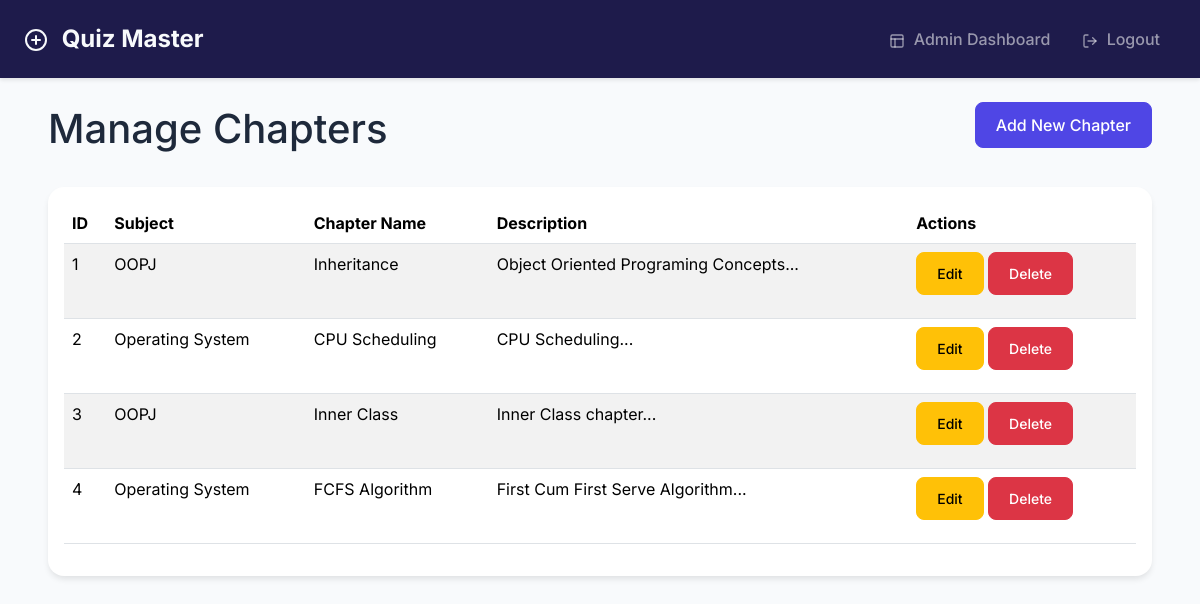
The app's page /admin/chapters (signed in), older data.
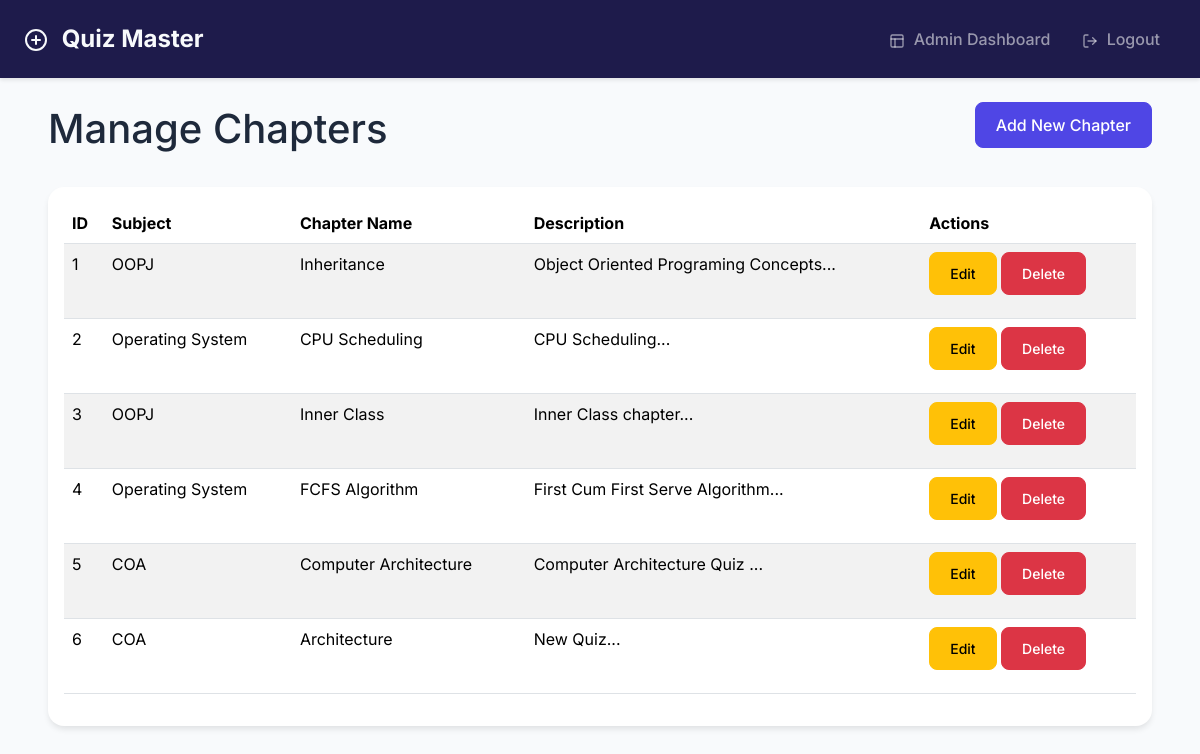
The same page, newer data.
### models/models.py (models this page shows)
class Chapter(db.Model):
    id = db.Column(db.Integer, primary_key=True)
    name = db.Column(db.String(100), nullable=False)
    description = db.Column(db.Text)
    subject_id = db.Column(db.Integer, db.ForeignKey('subject.id'), nullable=False)
    quizzes = db.relationship('Quiz', backref='chapter', cascade='all, delete-orphan', lazy=True)

class Subject(db.Model):
    id = db.Column(db.Integer, primary_key=True)
    name = db.Column(db.String(100), nullable=False)
    description = db.Column(db.Text)
    chapters = db.relationship('Chapter', backref='subject', cascade='all, delete-orphan', lazy=True)

### controllers/admin.py (the view, shortened to what this page needs)
@admin.route('/admin/chapters', methods=['GET', 'POST'])
@login_required
@admin_required
def manage_chapters():
    form = ChapterForm()
    form.subject_id.choices = [(s.id, s.name) for s in Subject.query.all()]
    chapters = Chapter.query.all()
    return render_template('admin/chapters.html', form=form, chapters=chapters)

### app.py (called while the page is built)
@login_manager.user_loader
def load_user(user_id):
    return User.query.get(int(user_id))

### controllers/admin.py (called while the page is built)
def admin_required(f):
    @wraps(f)
    def decorated_function(*args, **kwargs):
        if not current_user.is_authenticated or not current_user.is_admin:
            flash('Access denied.', 'danger')
            return redirect(url_for('auth.login'))
        return f(*args, **kwargs)
    return decorated_function

### templates/admin/chapters.html (shortened to what this page needs)
{% extends "base.html" %}
{% block content %}
<div class="container">
    <div class="d-flex justify-content-between align-items-center mb-4">
        <h1>Manage Chapters</h1>
        <button class="btn btn-primary" data-bs-toggle="modal" data-bs-target="#addChapterModal">
            Add New Chapter
        </button>
    </div>
    <div class="card">
        <div class="card-body">
            <div class="table-responsive">
                <table class="table table-striped">
                    <thead>
                        <tr>
                            <th>ID</th>
                            <th>Subject</th>
                            <th>Chapter Name</th>
                            <th>Description</th>
                            <th>Actions</th>
                        </tr>
                    </thead>
                    <tbody>
                        {% for chapter in chapters %}
                        <tr>
                            <td>{{ chapter.id }}</td>
                            <td>{{ chapter.subject.name }}</td>
                            <td>{{ chapter.name }}</td>
                            <td>{{ chapter.description[:100] }}...</td>
                            <td>
                                <a href="{{ url_for('admin.edit_chapter', id=chapter.id) }}"
                                   class="btn btn-sm btn-warning">Edit</a>
                                <a href="{{ url_for('admin.delete_chapter', id=chapter.id) }}"
                                   class="btn btn-sm btn-danger"
                                   onclick="return confirm('Are you sure you want to delete this chapter?')">Delete</a>
                            </td>
                        </tr>
                        {% endfor %}
                    </tbody>
                </table>
            </div>
        </div>
    </div>
</div>
{% endblock %}

### templates/base.html (shortened to what this page needs)
<!DOCTYPE html>
<html lang="en">
<head>
    <link href="https://cdn.jsdelivr.net/npm/bootstrap@5.3.2/dist/css/bootstrap.min.css" rel="stylesheet">
</head>
<body>
    <nav class="navbar navbar-expand-lg navbar-dark">
        <div class="container">
            <a class="navbar-brand" href="/">
                <svg class="me-2" width="24" height="24" viewBox="0 0 24 24" fill="none" stroke="currentColor" stroke-width="2" stroke-linecap="round" stroke-linejoin="round">
                    <path d="M12 22a10 10 0 1 0 0-20 10 10 0 0 0 0 20z"/>
                    <path d="M12 8v8"/>
                    <path d="M8 12h8"/>
                </svg>
                Quiz Master
            </a>
            <div class="collapse navbar-collapse" id="navbarNav">
                <ul class="navbar-nav ms-auto">
                    {% if current_user.is_authenticated %}
                        {% if current_user.is_admin %}
                            <li class="nav-item">
                                <a class="nav-link" href="{{ url_for('admin.dashboard') }}">
                                    <svg class="me-1" width="16" height="16" viewBox="0 0 24 24" fill="none" stroke="currentColor" stroke-width="2" stroke-linecap="round" stroke-linejoin="round">
                                        <rect x="3" y="3" width="18" height="18" rx="2"/>
                                        <path d="M3 9h18"/>
                                        <path d="M9 21V9"/>
                                    </svg>
                                    Admin Dashboard
                                </a>
                            </li>
                        {% endif %}
                        <li class="nav-item">
                            <a class="nav-link" href="{{ url_for('auth.logout') }}">
                                <svg class="me-1" width="16" height="16" viewBox="0 0 24 24" fill="none" stroke="currentColor" stroke-width="2" stroke-linecap="round" stroke-linejoin="round">
                                    <path d="M9 21H5a2 2 0 0 1-2-2V5a2 2 0 0 1 2-2h4"/>
                                    <polyline points="16 17 21 12 16 7"/>
                                    <line x1="21" y1="12" x2="9" y2="12"/>
                                </svg>
                                Logout
                            </a>
                        </li>
                    {% endif %}
                </ul>
            </div>
        </div>
    </nav>
    <div class="container mt-4">
        {% block content %}{% endblock %}
    </div>
</body>
</html>

### templates/base.html (style rules this page uses)
:root { --primary-color: #4f46e5; --secondary-color: #6366f1; --dark-color: #1e1b4b; --light-color: #f8fafc; }
body { font-family: 'Inter', sans-serif; background-color: #f8fafc; color: #1e293b; }
.navbar { background-color: var(--dark-color) !important; box-shadow: 0 2px 4px rgba(0,0,0,0.1); padding: 1rem 0; }
.navbar-brand { font-weight: 700; font-size: 1.5rem; color: var(--light-color) !important; }
.nav-link { font-weight: 500; padding: 0.5rem 1rem !important; transition: all 0.3s ease; }
.container { max-width: 1200px; padding: 0 1.5rem; }
.btn { padding: 0.625rem 1.25rem; font-weight: 500; border-radius: 0.5rem; transition: all 0.3s ease; margin-bottom: 15px; }
.btn-primary { background-color: var(--primary-color); border-color: var(--primary-color); }
.card { border: none; border-radius: 1rem; gap: 15px; margin-bottom: 15px; box-shadow: 0 4px 6px -1px rgba(0,0,0,0.1); transition: transform 0.3s ease; }

Row changes from the older to the newer data that the page shows:
added Chapter: id "5", subject.name "COA", name "Computer Architecture", description "Computer Architecture Quiz"
added Chapter: id "6", subject.name "COA", name "Architecture", description "New Quiz"
